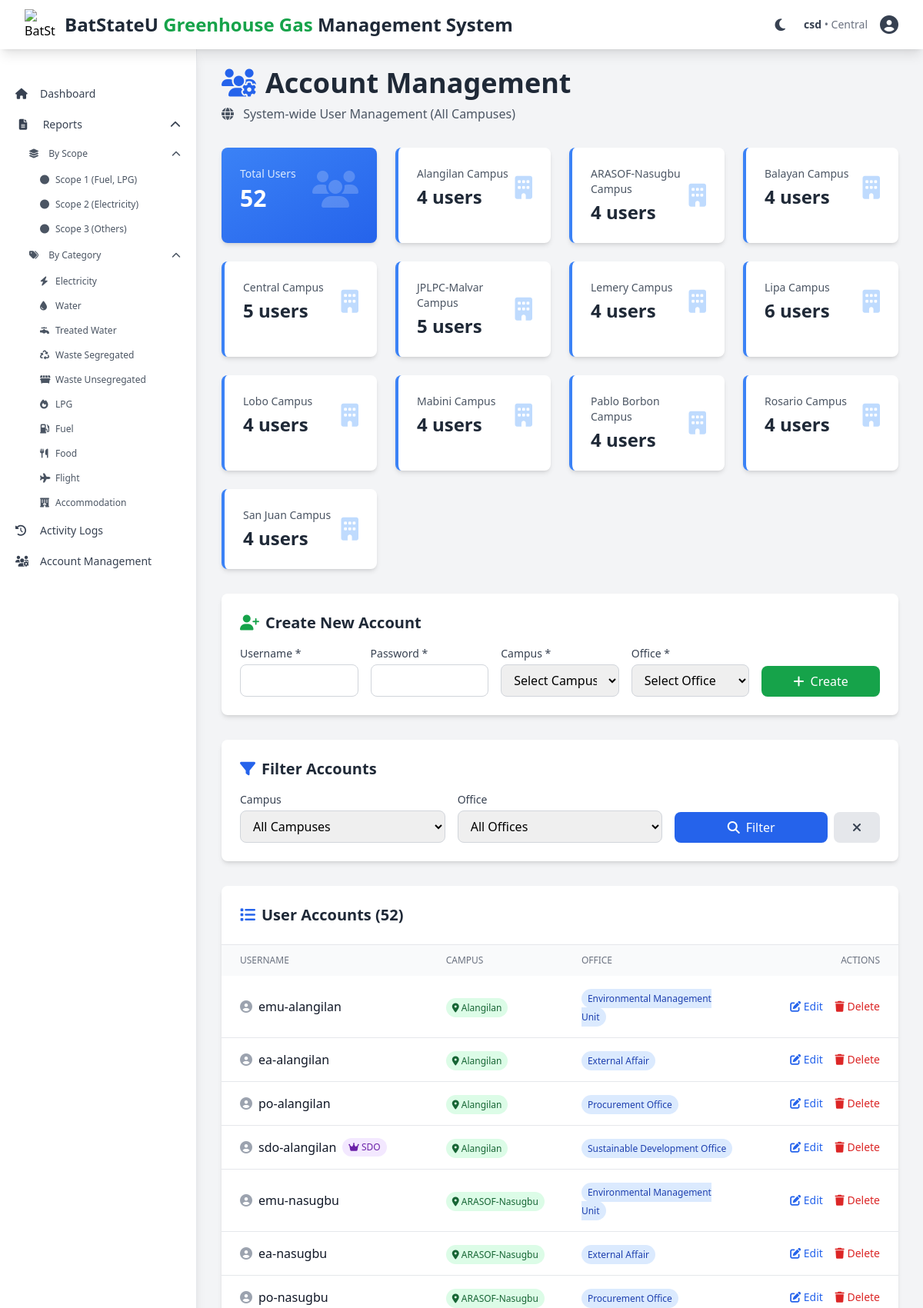
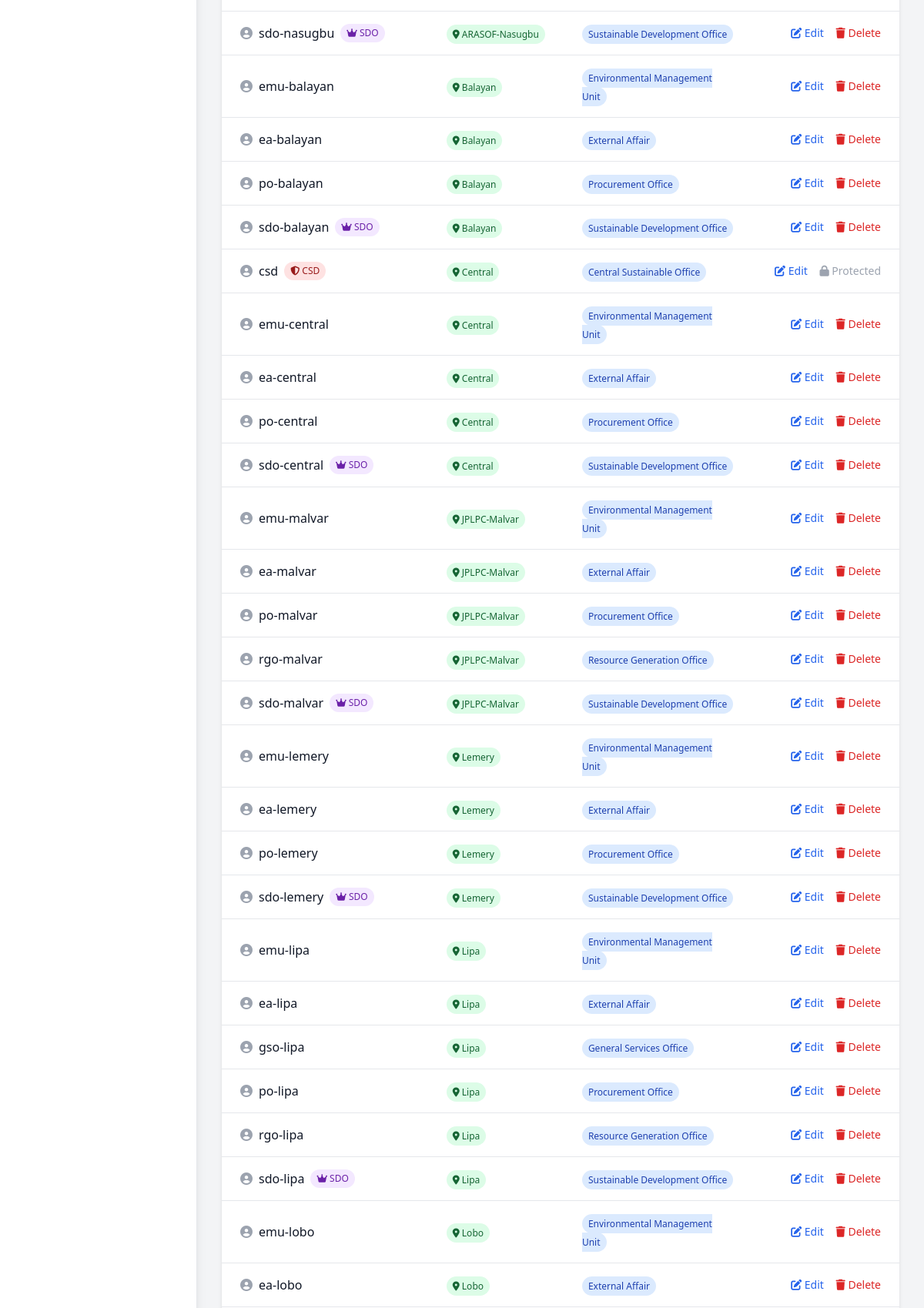
/pages/csd_accounts.php (signed in, upper part), run on the app's committed database (2 pictures, top to bottom).
### tables this page shows
CREATE TABLE `tblsignin` (
  `userID` int(255) NOT NULL,
  `username` varchar(255) NOT NULL,
  `office` varchar(255) NOT NULL,
  `campus` varchar(255) NOT NULL,
  `email` varchar(255) NOT NULL,
  `password` varchar(255) NOT NULL
);

### pages/csd_accounts.php (the view, shortened to what this page needs)
<?php
require_once 'tailwind-header.php';
$query = "SELECT userID, username, office, campus FROM tblsignin WHERE 1=1";
$query .= " ORDER BY campus, office, username";
$stmt = $db->prepare($query);
$stmt->execute();
$result = $stmt->get_result();
$users = $result->fetch_all(MYSQLI_ASSOC);
$total_users = count($users);
$stmt = $db->prepare("SELECT campus, COUNT(*) as count FROM tblsignin GROUP BY campus");
$stmt->execute();
$campus_stats = $stmt->get_result()->fetch_all(MYSQLI_ASSOC);
?>
                    <div class="max-w-7xl">
                        <div class="mb-8">
                            <h1 class="text-4xl font-bold text-gray-800 flex items-center">
                                <i class="fas fa-users-cog text-blue-600 mr-3"></i>
                                Account Management
                            </h1>
                            <p class="text-gray-600 mt-2">
                                <i class="fas fa-globe mr-2"></i>
                                System-wide User Management (All Campuses)
                            </p>
                        </div>
                        <div class="grid grid-cols-1 md:grid-cols-4 gap-6 mb-8">
                            <div class="bg-gradient-to-br from-blue-500 to-blue-600 rounded-lg shadow-md p-6 text-white">
                                <div class="flex items-center justify-between">
                                    <div>
                                        <p class="text-blue-100 text-sm">Total Users</p>
                                        <p class="text-3xl font-bold mt-1"><?php echo $total_users; ?></p>
                                    </div>
                                    <i class="fas fa-users text-5xl opacity-20"></i>
                                </div>
                            </div>
                            <?php foreach ($campus_stats as $stat): ?>
                            <div class="bg-white rounded-lg shadow-md p-6 border-l-4 border-blue-500">
                                <div class="flex items-center justify-between">
                                    <div>
                                        <p class="text-gray-600 text-sm"><?php echo htmlspecialchars($stat['campus']); ?> Campus</p>
                                        <p class="text-2xl font-bold text-gray-800 mt-1"><?php echo $stat['count']; ?> users</p>
                                    </div>
                                    <i class="fas fa-building text-3xl text-blue-200"></i>
                                </div>
                            </div>
                            <?php endforeach; ?>
                        </div>
                        <div class="bg-white rounded-lg shadow-md p-6 mb-8">
                            <h2 class="text-xl font-semibold text-gray-800 mb-4 flex items-center">
                                <i class="fas fa-user-plus text-green-600 mr-2"></i>
                                Create New Account
                            </h2>
                            <form method="POST" class="grid grid-cols-1 md:grid-cols-5 gap-4">
                                <div>
                                    <label class="block text-sm font-medium text-gray-700 mb-1">Username *</label>
                                    <input type="text" name="username" required class="w-full px-3 py-2 border border-gray-300 rounded-lg focus:outline-none focus:ring-2 focus:ring-blue-500">
                                </div>
                                <div>
                                    <label class="block text-sm font-medium text-gray-700 mb-1">Password *</label>
                                    <input type="password" name="password" required class="w-full px-3 py-2 border border-gray-300 rounded-lg focus:outline-none focus:ring-2 focus:ring-blue-500">
                                </div>
                                <div>
                                    <label class="block text-sm font-medium text-gray-700 mb-1">Campus *</label>
                                    <select name="campus" required class="w-full px-3 py-2 border border-gray-300 rounded-lg focus:outline-none focus:ring-2 focus:ring-blue-500">
                                        <option value="">Select Campus</option>
                                    </select>
                                </div>
                                <div>
                                    <label class="block text-sm font-medium text-gray-700 mb-1">Office *</label>
                                    <select name="office" required class="w-full px-3 py-2 border border-gray-300 rounded-lg focus:outline-none focus:ring-2 focus:ring-blue-500">
                                        <option value="">Select Office</option>
                                    </select>
                                </div>
                                <div class="flex items-end">
                                    <button type="submit" class="w-full px-6 py-2 bg-green-600 text-white rounded-lg hover:bg-green-700 transition-colors">
                                        <i class="fas fa-plus mr-2"></i>Create
                                    </button>
                                </div>
                            </form>
                        </div>
                        <div class="bg-white rounded-lg shadow-md p-6 mb-8">
                            <h2 class="text-xl font-semibold text-gray-800 mb-4 flex items-center">
                                <i class="fas fa-filter text-blue-600 mr-2"></i>
                                Filter Accounts
                            </h2>
                            <form method="GET" class="grid grid-cols-1 md:grid-cols-3 gap-4">
                                <div>
                                    <label class="block text-sm font-medium text-gray-700 mb-1">Campus</label>
                                    <select name="campus" class="w-full px-3 py-2 border border-gray-300 rounded-lg focus:outline-none focus:ring-2 focus:ring-blue-500">
                                        <option value="">All Campuses</option>
                                    </select>
                                </div>
                                <div>
                                    <label class="block text-sm font-medium text-gray-700 mb-1">Office</label>
                                    <select name="office" class="w-full px-3 py-2 border border-gray-300 rounded-lg focus:outline-none focus:ring-2 focus:ring-blue-500">
                                        <option value="">All Offices</option>
                                    </select>
                                </div>
                                <div class="flex items-end gap-2">
                                    <button type="submit" class="flex-1 px-6 py-2 bg-blue-600 text-white rounded-lg hover:bg-blue-700 transition-colors">
                                        <i class="fas fa-search mr-2"></i>Filter
                                    </button>
                                    <a href="csd_accounts.php" class="px-6 py-2 bg-gray-200 text-gray-700 rounded-lg hover:bg-gray-300 transition-colors">
                                        <i class="fas fa-times"></i>
                                    </a>
                                </div>
                            </form>
                        </div>
                        <div class="bg-white rounded-lg shadow-md overflow-hidden">
                            <div class="p-6 border-b border-gray-200">
                                <h2 class="text-xl font-semibold text-gray-800 flex items-center">
                                    <i class="fas fa-list text-blue-600 mr-2"></i>
                                    User Accounts (<?php echo count($users); ?>)
                                </h2>
                            </div>
                            <div class="overflow-x-auto">
                                <table class="w-full">
                                    <thead class="bg-gray-50">
                                        <tr>
                                            <th class="px-6 py-3 text-left text-xs font-medium text-gray-500 uppercase">Username</th>
                                            <th class="px-6 py-3 text-left text-xs font-medium text-gray-500 uppercase">Campus</th>
                                            <th class="px-6 py-3 text-left text-xs font-medium text-gray-500 uppercase">Office</th>
                                            <th class="px-6 py-3 text-right text-xs font-medium text-gray-500 uppercase">Actions</th>
                                        </tr>
                                    </thead>
                                    <tbody class="bg-white divide-y divide-gray-200">
                                        <?php foreach ($users as $account): ?>
                                        <tr class="hover:bg-gray-50">
                                            <td class="px-6 py-4 whitespace-nowrap">
                                                <div class="flex items-center">
                                                    <i class="fas fa-user-circle text-gray-400 mr-2"></i>
                                                    <span class="font-medium text-gray-900"><?php echo htmlspecialchars($account['username']); ?></span>
                                                    <?php if ($account['office'] === 'Central Sustainable Office'): ?>
                                                        <span class="ml-2 px-2 py-1 text-xs rounded-full bg-red-100 text-red-800">
                                                            <i class="fas fa-shield-alt"></i> CSD
                                                        </span>
                                                    <?php elseif ($account['office'] === 'Sustainable Development Office'): ?>
                                                        <span class="ml-2 px-2 py-1 text-xs rounded-full bg-purple-100 text-purple-800">
                                                            <i class="fas fa-crown"></i> SDO
                                                        </span>
                                                    <?php endif; ?>
                                                </div>
                                            </td>
                                            <td class="px-6 py-4 whitespace-nowrap">
                                                <span class="px-2 py-1 text-xs rounded-full bg-green-100 text-green-800">
                                                    <i class="fas fa-map-marker-alt"></i>
                                                    <?php echo htmlspecialchars($account['campus']); ?>
                                                </span>
                                            </td>
                                            <td class="px-6 py-4">
                                                <span class="px-2 py-1 text-xs rounded-full bg-blue-100 text-blue-800">
                                                    <?php echo htmlspecialchars($account['office']); ?>
                                                </span>
                                            </td>
                                            <td class="px-6 py-4 whitespace-nowrap text-right text-sm">
                                                <button onclick="editUser(<?php echo htmlspecialchars(json_encode($account)); ?>)" class="text-blue-600 hover:text-blue-900 mr-3">
                                                    <i class="fas fa-edit"></i> Edit
                                                </button>
                                                <?php if ($account['office'] !== 'Central Sustainable Office'): ?>
                                                <button onclick="deleteUser(<?php echo $account['userID']; ?>, '<?php echo htmlspecialchars($account['username'], ENT_QUOTES); ?>')" class="text-red-600 hover:text-red-900">
                                                    <i class="fas fa-trash"></i> Delete
                                                </button>
                                                <?php else: ?>
                                                <span class="text-gray-400" title="Cannot delete CSD accounts">
                                                    <i class="fas fa-lock"></i> Protected
                                                </span>
                                                <?php endif; ?>
                                            </td>
                                        </tr>
                                        <?php endforeach; ?>
                                    </tbody>
                                </table>
                            </div>
                        </div>
                    </div>
<?php require_once 'tailwind-footer.php'; ?>

### data on the page
tblsignin: username "emu-alangilan", campus "Alangilan", office "Environmental Management Unit"
tblsignin: username "ea-alangilan", campus "Alangilan", office "External Affair"
tblsignin: username "po-alangilan", campus "Alangilan", office "Procurement Office"
tblsignin: username "sdo-alangilan", shows "SDO", campus "Alangilan", office "Sustainable Development Office"
tblsignin: username "emu-nasugbu", campus "ARASOF-Nasugbu", office "Environmental Management Unit"
tblsignin: username "ea-nasugbu", campus "ARASOF-Nasugbu", office "External Affair"
tblsignin: username "po-nasugbu", campus "ARASOF-Nasugbu", office "Procurement Office"
tblsignin: username "sdo-nasugbu", shows "SDO", campus "ARASOF-Nasugbu", office "Sustainable Development Office"
tblsignin: username "emu-balayan", campus "Balayan", office "Environmental Management Unit"
tblsignin: username "ea-balayan", campus "Balayan", office "External Affair"
tblsignin: username "po-balayan", campus "Balayan", office "Procurement Office"
tblsignin: username "sdo-balayan", shows "SDO", campus "Balayan", office "Sustainable Development Office"
tblsignin: username "csd", shows "CSD", campus "Central", office "Central Sustainable Office", shows "Protected"
tblsignin: username "emu-central", campus "Central", office "Environmental Management Unit"
tblsignin: username "ea-central", campus "Central", office "External Affair"
tblsignin: username "po-central", campus "Central", office "Procurement Office"
tblsignin: username "sdo-central", shows "SDO", campus "Central", office "Sustainable Development Office"
tblsignin: username "emu-malvar", campus "JPLPC-Malvar", office "Environmental Management Unit"
tblsignin: username "ea-malvar", campus "JPLPC-Malvar", office "External Affair"
tblsignin: username "po-malvar", campus "JPLPC-Malvar", office "Procurement Office"
tblsignin: username "rgo-malvar", campus "JPLPC-Malvar", office "Resource Generation Office"
tblsignin: username "sdo-malvar", shows "SDO", campus "JPLPC-Malvar", office "Sustainable Development Office"
tblsignin: username "emu-lemery", campus "Lemery", office "Environmental Management Unit"
tblsignin: username "ea-lemery", campus "Lemery", office "External Affair"
tblsignin: username "po-lemery", campus "Lemery", office "Procurement Office"
tblsignin: username "sdo-lemery", shows "SDO", campus "Lemery", office "Sustainable Development Office"
tblsignin: username "emu-lipa", campus "Lipa", office "Environmental Management Unit"
tblsignin: username "ea-lipa", campus "Lipa", office "External Affair"
tblsignin: username "gso-lipa", campus "Lipa", office "General Services Office"
tblsignin: username "po-lipa", campus "Lipa", office "Procurement Office"
tblsignin: username "rgo-lipa", campus "Lipa", office "Resource Generation Office"
tblsignin: username "sdo-lipa", shows "SDO", campus "Lipa", office "Sustainable Development Office"
tblsignin: username "emu-lobo", campus "Lobo", office "Environmental Management Unit"
tblsignin: username "ea-lobo", campus "Lobo", office "External Affair"

### other printed values
$user['username'] "csd"
$user['campus'] "Central"
$item['label'] "Dashboard"
$item['label'] "Reports"
$submenu['label'] "By Scope"
$subitem['label'] "Scope 1 (Fuel, LPG)"
$subitem['label'] "Scope 2 (Electricity)"
$subitem['label'] "Scope 3 (Others)"
$submenu['label'] "By Category"
$subitem['label'] "Electricity"
$subitem['label'] "Water"
$subitem['label'] "Treated Water"
$subitem['label'] "Waste Segregated"
$subitem['label'] "Waste Unsegregated"
$subitem['label'] "LPG"
